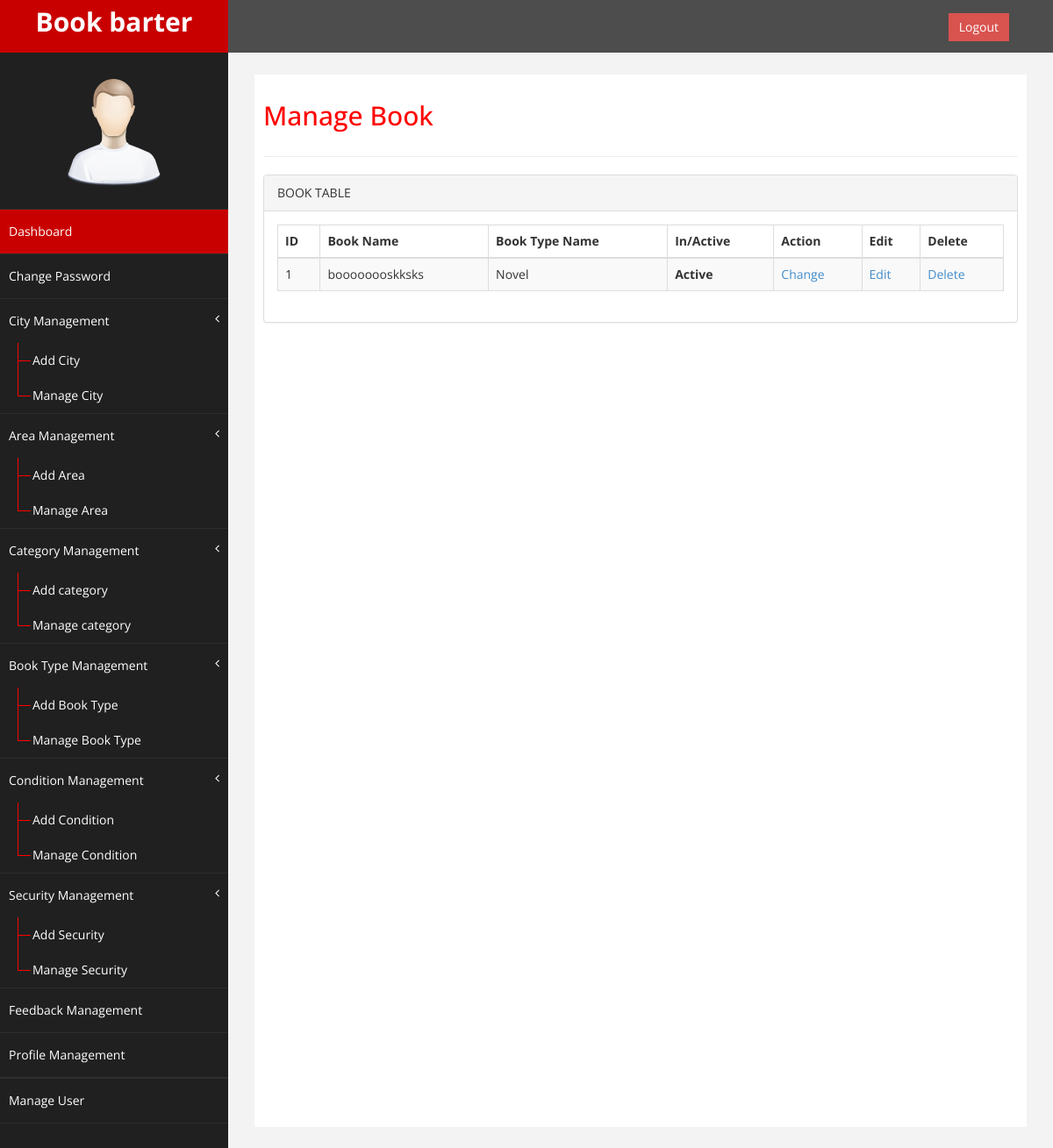
The page /admin/managesubbook.php on the database its author committed.
### tables this page shows
CREATE TABLE `booktype_table` (
  `id` int(20) NOT NULL,
  `booktype_name` varchar(20) NOT NULL,
  `is_active` int(2) NOT NULL
);

CREATE TABLE `subbook_table` (
  `id` int(20) NOT NULL,
  `book_name` varchar(20) NOT NULL,
  `booktype_id` int(20) NOT NULL,
  `is_active` int(2) NOT NULL
);

### admin/managesubbook.php (the view, shortened to what this page needs)
<?php
require "common/header.php";
require 'dbconnect.php';
$qry2="SELECT subbook_table.id,subbook_table.is_active,subbook_table.book_name,booktype_table.booktype_name FROM booktype_table INNER JOIN subbook_table ON booktype_table.id = subbook_table.booktype_id WHERE subbook_table.is_active!=2 ORDER BY subbook_table.id";
$rs2=mysqli_query($conn,$qry2);
?>
    <div id="wrapper">
        <nav class="navbar navbar-default navbar-cls-top " role="navigation" style="margin-bottom: 0">
            <div class="navbar-header">
                <a class="navbar-brand" href="dashboard.php">Book barter</a>
            </div>
  <div style="color: white;
padding: 15px 50px 5px 50px;
float: right;
font-size: 16px;">  <a href="#" class="btn btn-danger square-btn-adjust">Logout</a> </div>
        </nav>
          <?php
  require "common/navigation.php";
?>
                  <div id="page-wrapper" >
            <div id="page-inner">
                <div class="row">
                    <div class="col-md-12">
                     <h2>Manage Book</h2>
                    </div>
                </div>
                  <hr />
                  <div class="row">
                <div class="col-md-12">
                    <div class="panel panel-default">
                        <div class="panel-heading">
                             BOOK TABLE
                        </div>
                        <div class="panel-body">
                            <div class="table-responsive">
                                <table class="table table-striped table-bordered table-hover" id="dataTables-example">
                                    <thead>
                                        <tr>
                                            <th>ID</th>
                                            <th>Book Name</th>
                                            <th>Book Type Name</th>
                                            <th>In/Active</th>
                                            <th>Action</th>
                                            <th>Edit</th>
                                            <th>Delete</th>
                                        </tr>
                                                                </thead>
                            <?php
                                if(mysqli_num_rows($rs2)>0)
                                {
                                    while($row2=mysqli_fetch_assoc($rs2))
                                    {
                            ?>
                                <tbody>
                                    <tr class="odd gradeX">
                                    <td><?php echo $row2['id']; ?></td>
                                    <td><?php echo $row2['book_name'];?></td>
                                    <td><?php echo $row2['booktype_name'];?></td>
                                    <th><?php if($row2['is_active']==1){echo "Active";}else{echo "Blocked";} ?></th>
                                    <td><a href="actionsubbook.php?id=<?php echo $row2['id']; ?>&status=<?php echo $row2['is_active']; ?>">Change</a></td>
                                    <td><a href="editsubbook.php?id=<?php echo $row2['id']; ?>">Edit</a></td>
                                    <td><a href="deletesubbook.php?id=<?php echo $row2['id']; ?>">Delete</a></td>
                                </tr>
                            <?php
                                 }
                                }
                                else
                                {
                                echo "0 Rows Returned!";
                                }
                            ?>
                                    </tbody>
                                </table>
                            </div>
                        </div>
                    </div>
                </div>
            </div>
        </div>
    </div>
    <?php require "common/footer.php"; ?>

### admin/css/custom.css (style rules this page uses)
body { font-family: 'Open Sans', sans-serif; }
#wrapper { width: 100%; background:#202020; }
#page-wrapper { padding: 15px 15px; min-height: 600px; background:#F3F3F3; }
#page-inner { width:100%; margin:10px 20px 10px 0px; background-color:#fff!important; padding:10px; min-height:1200px; }
h2 { color: #f00; }
.square-btn-adjust { border: 0px solid transparent; -webkit-border-radius: 0px; -moz-border-radius: 0px; border-radius: 0px; }
.navbar-cls-top .navbar-brand { color: #fff; background: #C90000; width: 260px; text-align: center; height: 60px; font-size: 30px; font-weight: 700; }
.navbar-cls-top { background:#4D4D4D; border-bottom:none; }
.navbar-default { border:0px solid black; }
.navbar-header { background: #A70303; }
@media (min-width:768px) { #page-wrapper { margin: 0 0 0 260px; padding: 15px 30px; min-height: 1200px; } }
@media (min-width:768px) { .navbar { border-radius: 0px; } }

### rows shown on the page
booktype_table: subbook_table.id "1", subbook_table.book_name "boooooooskksks", booktype_name "Novel"
